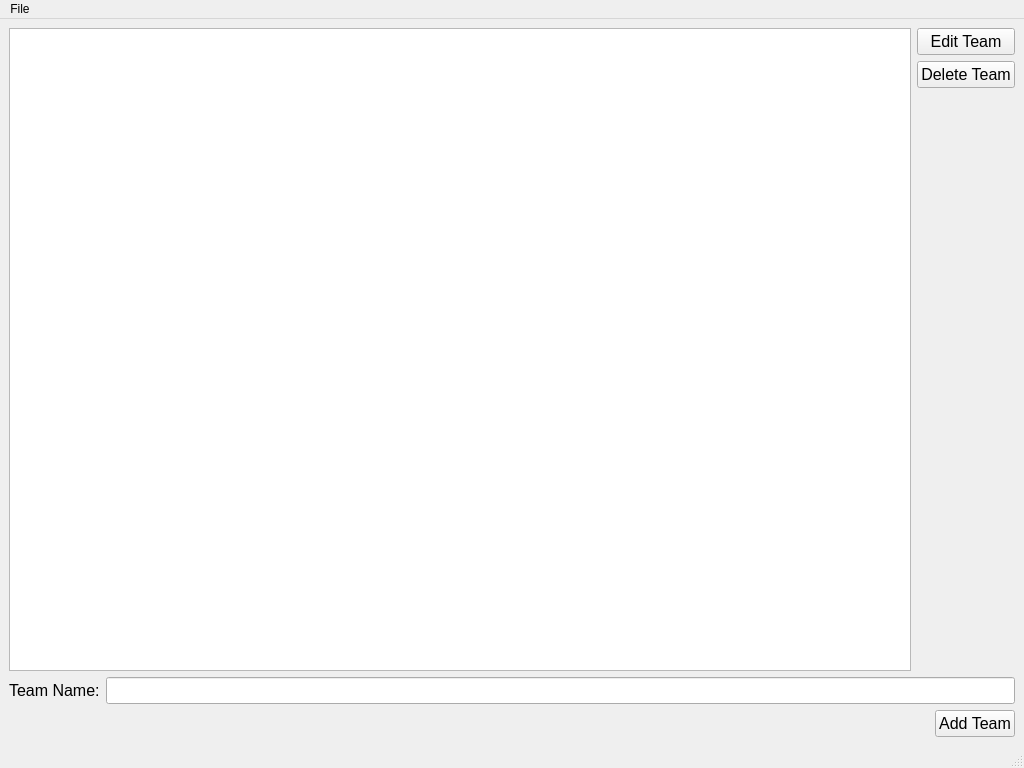
<?xml version="1.0" encoding="UTF-8"?>
<ui version="4.0">
 <class>league_editor</class>
 <widget class="QMainWindow" name="league_editor">
  <property name="geometry">
   <rect>
    <x>0</x>
    <y>0</y>
    <width>1024</width>
    <height>768</height>
   </rect>
  </property>
  <property name="windowTitle">
   <string>League Editor</string>
  </property>
  <widget class="QWidget" name="centralwidget">
   <layout class="QVBoxLayout" name="verticalLayout_3">
    <item>
     <layout class="QHBoxLayout" name="horizontalLayout_2">
      <item>
       <widget class="QTableWidget" name="team_table_widget">
        <property name="mouseTracking">
         <bool>true</bool>
        </property>
        <property name="selectionMode">
         <enum>QAbstractItemView::SingleSelection</enum>
        </property>
        <property name="selectionBehavior">
         <enum>QAbstractItemView::SelectRows</enum>
        </property>
       </widget>
      </item>
      <item>
       <layout class="QVBoxLayout" name="verticalLayout_2">
        <item>
         <widget class="QPushButton" name="edit_team_button">
          <property name="font">
           <font>
            <pointsize>12</pointsize>
           </font>
          </property>
          <property name="text">
           <string>Edit Team</string>
          </property>
         </widget>
        </item>
        <item>
         <widget class="QPushButton" name="delete_team_button">
          <property name="font">
           <font>
            <pointsize>12</pointsize>
           </font>
          </property>
          <property name="text">
           <string>Delete Team</string>
          </property>
         </widget>
        </item>
        <item>
         <spacer name="verticalSpacer">
          <property name="orientation">
           <enum>Qt::Vertical</enum>
          </property>
          <property name="sizeHint" stdset="0">
           <size>
            <width>20</width>
            <height>40</height>
           </size>
          </property>
         </spacer>
        </item>
       </layout>
      </item>
     </layout>
    </item>
    <item>
     <layout class="QVBoxLayout" name="verticalLayout">
      <item>
       <layout class="QFormLayout" name="formLayout">
        <item row="0" column="0">
         <widget class="QLabel" name="team_name_label">
          <property name="font">
           <font>
            <pointsize>12</pointsize>
           </font>
          </property>
          <property name="text">
           <string>Team Name:</string>
          </property>
         </widget>
        </item>
        <item row="0" column="1">
         <widget class="QLineEdit" name="team_name_line_edit">
          <property name="font">
           <font>
            <pointsize>12</pointsize>
           </font>
          </property>
         </widget>
        </item>
       </layout>
      </item>
      <item>
       <layout class="QHBoxLayout" name="horizontalLayout">
        <item>
         <spacer name="horizontalSpacer">
          <property name="orientation">
           <enum>Qt::Horizontal</enum>
          </property>
          <property name="sizeHint" stdset="0">
           <size>
            <width>40</width>
            <height>20</height>
           </size>
          </property>
         </spacer>
        </item>
        <item>
         <widget class="QPushButton" name="add_team_button">
          <property name="font">
           <font>
            <pointsize>12</pointsize>
           </font>
          </property>
          <property name="text">
           <string>Add Team</string>
          </property>
         </widget>
        </item>
       </layout>
      </item>
     </layout>
    </item>
   </layout>
  </widget>
  <widget class="QMenuBar" name="menubar">
   <property name="geometry">
    <rect>
     <x>0</x>
     <y>0</y>
     <width>1024</width>
     <height>22</height>
    </rect>
   </property>
   <widget class="QMenu" name="menuFile">
    <property name="title">
     <string>File</string>
    </property>
    <addaction name="import_team_menu_item"/>
    <addaction name="export_team_menu_item"/>
    <addaction name="separator"/>
    <addaction name="exit_menu_item"/>
   </widget>
   <addaction name="menuFile"/>
  </widget>
  <widget class="QStatusBar" name="statusbar"/>
  <action name="import_team_menu_item">
   <property name="text">
    <string>Import Team</string>
   </property>
  </action>
  <action name="export_team_menu_item">
   <property name="text">
    <string>Export Team</string>
   </property>
  </action>
  <action name="exit_menu_item">
   <property name="text">
    <string>Exit</string>
   </property>
  </action>
 </widget>
 <resources/>
 <connections/>
</ui>
